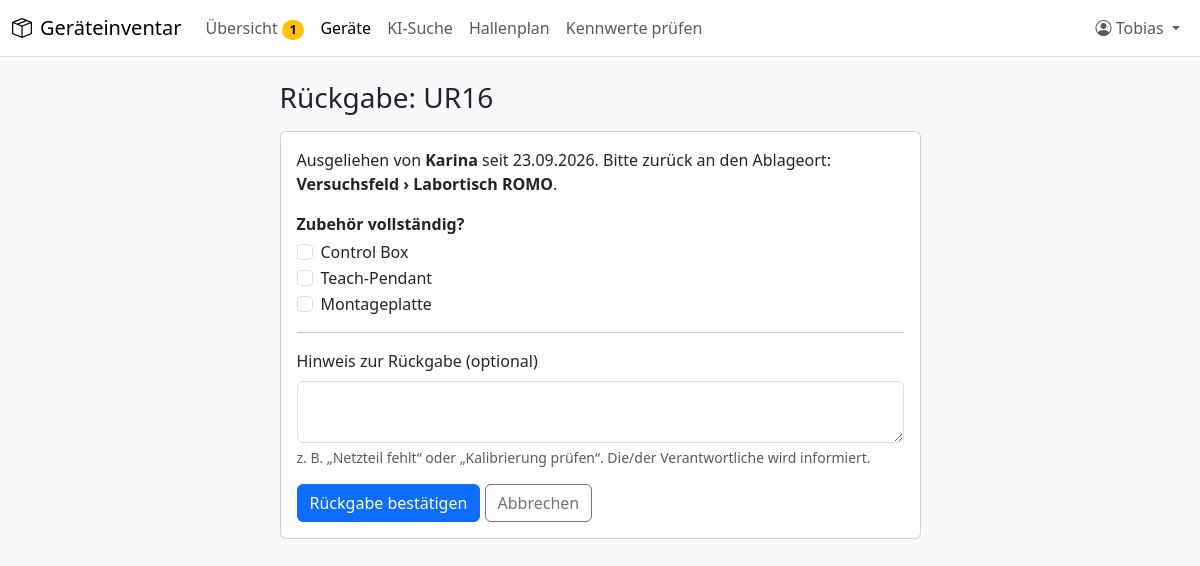
The page /ausleihen/4/rueckgabe/?next=/geraete/4/ (signed in) on the database its author committed.
### accounts/models.py (models this page shows, shortened)
class User(AbstractUser):
    email = models.EmailField("E-Mail", help_text="Für Anfragen, Entscheidungen und Erinnerungen.")
    phone = models.CharField("Telefon", max_length=50, blank=True)
    room = models.CharField("Raum", max_length=50, blank=True)
    class Meta:
        ordering = ["last_name", "first_name", "username"]
        verbose_name = "Benutzer/in"
        verbose_name_plural = "Benutzer/innen"
    @property
    def display_name(self):
        return self.get_full_name() or self.username

### loans/models.py (models this page shows, shortened)
class Booking(models.Model):
    class Status(models.TextChoices):
        REQUESTED = "requested", "Angefragt"
        RESERVED = "reserved", "Reserviert"
        ACTIVE = "active", "Ausgeliehen"
        RETURNED = "returned", "Zurückgegeben"
        REJECTED = "rejected", "Abgelehnt"
        CANCELLED = "cancelled", "Storniert"
        EXPIRED = "expired", "Verfallen"
    BLOCKING = (Status.RESERVED, Status.ACTIVE)
    OPEN = (Status.REQUESTED, Status.RESERVED, Status.ACTIVE)
    item = models.ForeignKey(
        "inventory.Item", verbose_name="Gerät", on_delete=models.PROTECT, related_name="bookings"
    )
    borrower = models.ForeignKey(
        settings.AUTH_USER_MODEL,
        verbose_name="Ausleiher/in",
        on_delete=models.PROTECT,
        related_name="bookings",
    )
    created_by = models.ForeignKey(
        settings.AUTH_USER_MODEL,
        verbose_name="Eingetragen von",
        null=True,
        blank=True,
        on_delete=models.SET_NULL,
        related_name="+",
    )
    start_date = models.DateField("Von")
    end_date = models.DateField("Bis (voraussichtliche Rückgabe)")
    status = models.CharField("Status", max_length=20, choices=Status.choices, db_index=True)
    purpose = models.CharField("Zweck / Projekt", max_length=200, blank=True)
    usage_location = models.CharField("Einsatzort", max_length=200, blank=True)
    request_message = models.TextField("Nachricht an Verantwortliche/n", blank=True)
    decision_comment = models.TextField("Kommentar zur Entscheidung", blank=True)
    decided_by = models.ForeignKey(
        settings.AUTH_USER_MODEL,
        verbose_name="Entschieden von",
        null=True,
        blank=True,
        on_delete=models.SET_NULL,
        related_name="+",
    )
    decided_at = models.DateTimeField("Entschieden am", null=True, blank=True)
    requested_end_date = models.DateField("Beantragtes neues Enddatum", null=True, blank=True)
    checked_out_at = models.DateTimeField("Entnommen am", null=True, blank=True)
    returned_at = models.DateTimeField("Zurückgegeben am", null=True, blank=True)
    returned_by = models.ForeignKey(
        settings.AUTH_USER_MODEL,
        verbose_name="Rückgabe gebucht von",
        null=True,
        blank=True,
        on_delete=models.SET_NULL,
        related_name="+",
    )
    return_note = models.TextField("Rückgabenotiz", blank=True)
    created_at = models.DateTimeField("Erstellt am", auto_now_add=True)
    updated_at = models.DateTimeField("Geändert am", auto_now=True)
    class Meta:
        ordering = ["start_date", "pk"]
        verbose_name = "Buchung"
        verbose_name_plural = "Buchungen"
        constraints = [
            models.CheckConstraint(
                condition=Q(end_date__gte=F("start_date")), name="booking_end_not_before_start"
            )
        ]
        indexes = [models.Index(fields=["item", "status", "start_date", "end_date"])]

### inventory/models.py (models this page shows, shortened)
class Item(models.Model):
    class LoanPolicy(models.TextChoices):
        FREE = "free", "Frei entnehmbar"
        APPROVAL = "approval", "Nur mit Genehmigung"
    class Condition(models.TextChoices):
        OK = "ok", "Einsatzbereit"
        DEFECT = "defect", "Defekt"
        REPAIR = "repair", "In Reparatur / Kalibrierung"
        RETIRED = "retired", "Ausgemustert"
    name = models.CharField("Bezeichnung", max_length=200)
    category = models.ForeignKey(
        Category, verbose_name="Kategorie", on_delete=models.PROTECT, related_name="items"
    )
    manufacturer = models.CharField("Hersteller", max_length=100, blank=True)
    model_number = models.CharField("Modell / Typ", max_length=100, blank=True)
    serial_number = models.CharField("Seriennummer", max_length=100, blank=True)
    inventory_number = models.CharField(
        "Inventarnummer", max_length=50, blank=True, help_text="Offizielle Inventarnummer, falls vorhanden."
    )
    description = models.TextField("Beschreibung", blank=True)
    location = models.ForeignKey(
        Location, verbose_name="Ablageort", on_delete=models.PROTECT, related_name="items"
    )
    location_note = models.CharField(
        "Ablagehinweis", max_length=200, blank=True, help_text="z. B. „oberstes Fach, blaue Kiste“"
    )
    responsible = models.ForeignKey(
        settings.AUTH_USER_MODEL,
        verbose_name="Verantwortlich",
        on_delete=models.PROTECT,
        related_name="responsible_items",
    )
    loan_policy = models.CharField(
        "Ausleihregel",
        max_length=20,
        choices=LoanPolicy.choices,
        default=LoanPolicy.FREE,
        help_text="„Nur mit Genehmigung“: Andere müssen die Ausleihe anfragen und Sie entscheiden.",
    )
    condition = models.CharField("Zustand", max_length=20, choices=Condition.choices, default=Condition.OK)
    created_by = models.ForeignKey(
        settings.AUTH_USER_MODEL,
        verbose_name="Angelegt von",
        null=True,
        blank=True,
        on_delete=models.SET_NULL,
        related_name="+",
    )
    created_at = models.DateTimeField("Angelegt am", auto_now_add=True)
    updated_at = models.DateTimeField("Geändert am", auto_now=True)
    objects = ItemQuerySet.as_manager()
    class Meta:
        ordering = ["name", "pk"]
        verbose_name = "Gerät"
        verbose_name_plural = "Geräte"
        constraints = [
            models.UniqueConstraint(
                fields=["inventory_number"],
                condition=~Q(inventory_number=""),
                name="unique_inventory_number",
                violation_error_message="Diese Inventarnummer ist bereits vergeben.",
            )
        ]
    def get_absolute_url(self):
        return reverse("inventory:item_detail", args=[self.pk])
    def can_manage(self, user):
        return bool(user and user.is_authenticated and (user.is_staff or user.pk == self.responsible_id))

class TreeNode(models.Model):
    SEPARATOR = " › "
    name = models.CharField("Name", max_length=100)
    parent = models.ForeignKey(
        "self",
        verbose_name="Übergeordnet",
        null=True,
        blank=True,
        on_delete=models.PROTECT,
        related_name="children",
    )
    path = models.CharField("Pfad", max_length=500, unique=True, editable=False)
    class Meta:
        abstract = True
        ordering = ["path"]
    def __str__(self):
        return self.path or self.name

class Location(TreeNode):
    description = models.CharField("Beschreibung", max_length=255, blank=True)
    class Meta(TreeNode.Meta):
        verbose_name = "Ort"
        verbose_name_plural = "Orte"

class Accessory(models.Model):
    item = models.ForeignKey(Item, verbose_name="Gerät", on_delete=models.CASCADE, related_name="accessories")
    name = models.CharField("Bezeichnung", max_length=200)
    quantity = models.PositiveSmallIntegerField("Anzahl", default=1)
    note = models.CharField("Hinweis", max_length=200, blank=True)
    class Meta:
        ordering = ["pk"]
        verbose_name = "Zubehörteil"
        verbose_name_plural = "Zubehör"
    def __str__(self):
        return f"{self.quantity} × {self.name}" if self.quantity != 1 else self.name

### loans/views.py (the view, shortened to what this page needs)
# urls.py: path("<int:pk>/rueckgabe/", views.return_booking, name="return"),
def return_booking(request, pk):
    booking = _get_own_or_managed(request, pk)
    form = ReturnForm(request.POST or None)
    return render(
        request,
        "loans/return_form.html",
        {"booking": booking, "form": form, "accessories": booking.item.accessories.all()},
    )

### loans/forms.py
class ReturnForm(forms.Form):
    note = forms.CharField(
        label="Hinweis zur Rückgabe (optional)",
        required=False,
        widget=forms.Textarea(attrs={"rows": 2}),
        help_text="z. B. „Netzteil fehlt“ oder „Kalibrierung prüfen“. Die/der Verantwortliche wird informiert.",
    )

### loans/context_processors.py (called while the page is built)
def navigation(request):
    context = {"site_name": settings.SITE_NAME}
    user = getattr(request, "user", None)
    if user is not None and user.is_authenticated:
        context["pending_approvals_count"] = (
            Booking.objects.filter(item__responsible=user)
            .filter(
                Q(status=Booking.Status.REQUESTED)
                | Q(status__in=Booking.BLOCKING, requested_end_date__isnull=False)
            )
            .count()
        )
    return context

### loans/views.py (called while the page is built)
def _get_own_or_managed(request, pk):
    booking = get_object_or_404(Booking.objects.select_related("item", "borrower"), pk=pk)
    if booking.borrower_id != request.user.pk and not booking.item.can_manage(request.user):
        raise PermissionDenied
    return booking

### templates/loans/return_form.html (shortened to what this page needs)
{% extends "base.html" %}
{% load crispy_forms_tags %}
{% block content %}
<div class="row justify-content-center"><div class="col-lg-7">
  <h1 class="h3 mb-3">Rückgabe: {{ booking.item.name }}</h1>
  <div class="card"><div class="card-body">
    <p>Ausgeliehen von <strong>{{ booking.borrower.display_name }}</strong> seit {{ booking.checked_out_at|date:"d.m.Y"|default:booking.start_date }}.
      Bitte zurück an den Ablageort: <strong>{{ booking.item.location }}</strong>{% if booking.item.location_note %} ({{ booking.item.location_note }}){% endif %}.</p>
    {% if accessories %}
      <p class="mb-1 fw-semibold">Zubehör vollständig?</p>
      {% for a in accessories %}
        <div class="form-check">
          <input class="form-check-input" type="checkbox" id="acc-{{ a.pk }}">
          <label class="form-check-label" for="acc-{{ a.pk }}">{{ a }}{% if a.note %} <span class="small text-body-secondary">– {{ a.note }}</span>{% endif %}</label>
        </div>
      {% endfor %}
      <hr>
    {% endif %}
    <form method="post">
      {{ form|crispy }}
      <button type="submit" class="btn btn-primary">Rückgabe bestätigen</button>
      <a class="btn btn-outline-secondary" href="{{ booking.item.get_absolute_url }}">Abbrechen</a>
    </form>
  </div></div>
</div></div>
{% endblock %}

### templates/base.html (shortened to what this page needs)
{% load static %}<!doctype html>
<html lang="de">
<head>
  <link rel="stylesheet" href="{% static 'vendor/bootstrap/bootstrap.min.css' %}">
  <link rel="stylesheet" href="{% static 'vendor/bootstrap-icons/bootstrap-icons.min.css' %}">
  <link rel="stylesheet" href="{% static 'css/app.css' %}">
</head>
<body class="bg-body-tertiary" hx-headers='{"X-CSRFToken": "{{ csrf_token }}"}'>
  {% if user.is_authenticated %}
  {% with url_name=request.resolver_match.url_name namespace=request.resolver_match.namespace %}
  <nav class="navbar navbar-expand-lg bg-body border-bottom">
    <div class="container-fluid">
      <a class="navbar-brand d-flex align-items-center gap-2" href="{% url 'dashboard' %}">
        <i class="bi bi-box-seam"></i> {{ site_name }}
      </a>
      <div class="collapse navbar-collapse" id="main-nav">
        <ul class="navbar-nav me-auto">
          <li class="nav-item">
            <a class="nav-link {% if url_name == 'dashboard' %}active{% endif %}" href="{% url 'dashboard' %}">Übersicht
              {% if pending_approvals_count %}<span class="badge rounded-pill text-bg-warning" title="Offene Anfragen an dich">{{ pending_approvals_count }}</span>{% endif %}</a>
          </li>
          <li class="nav-item">
            <a class="nav-link {% if namespace == 'inventory' or namespace == 'loans' %}active{% endif %}" href="{% url 'inventory:item_list' %}">Geräte</a>
          </li>
          <li class="nav-item">
            <a class="nav-link {% if namespace == 'assistant_search' and url_name == 'chat' %}active{% endif %}" href="{% url 'assistant_search:chat' %}">KI-Suche</a>
          </li>
          <li class="nav-item">
            <a class="nav-link {% if namespace == 'floorplan' %}active{% endif %}" href="{% url 'floorplan:list' %}">Hallenplan</a>
          </li>
          <li class="nav-item">
            <a class="nav-link {% if namespace == 'assistant_search' and url_name != 'chat' %}active{% endif %}" href="{% url 'assistant_search:proposals' %}">Kennwerte prüfen</a>
          </li>
        </ul>
        <ul class="navbar-nav">
          <li class="nav-item dropdown">
            <a class="nav-link dropdown-toggle" href="#" role="button" data-bs-toggle="dropdown" aria-expanded="false">
              <i class="bi bi-person-circle"></i> {{ user.display_name }}
            </a>
          </li>
        </ul>
      </div>
    </div>
  </nav>
  {% endwith %}
  {% endif %}
  <main class="{% block container %}container{% endblock %} py-4">
    {% block content %}{% endblock %}
  </main>
</body>
</html>

### static/css/app.css (style rules this page uses)
body { background: #f8f9fa; }
form input:not([type=hidden]):not([type=checkbox]), form textarea, form select { max-width: 100%; }

### rows shown on the page
User: display_name "Tobias"
Booking: item.name "UR16", borrower.display_name "Karina", checked_out_at "23.09.2026", item.location "Versuchsfeld › Labortisch ROMO"
Accessory: quantity+name "Control Box"
Accessory: quantity+name "Teach-Pendant"
Accessory: quantity+name "Montageplatte"

### other values the page prints
{{ site_name }} "Geräteinventar"
{{ pending_approvals_count }} "1"
